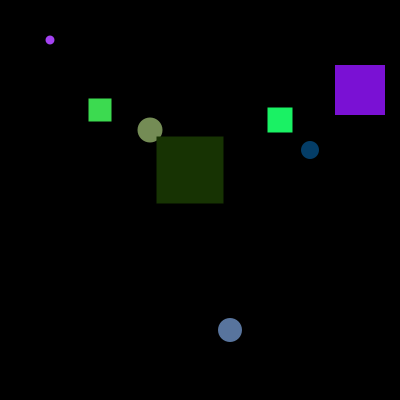
Frame 1 (no input)
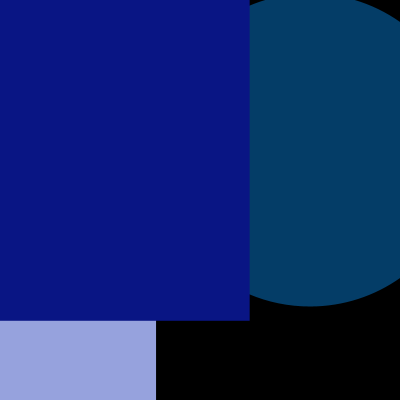
Frame 60 (the mouse pressed at the canvas centre just before this capture)
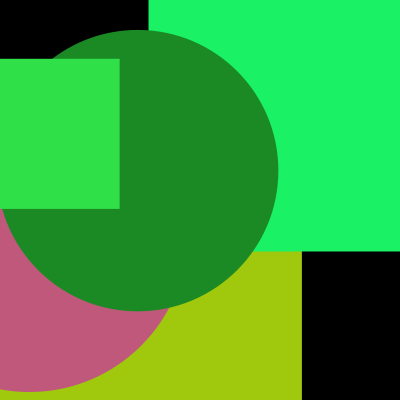
Frame 120 (the mouse held since frame 60 and released just before this capture)

The Processing sketch that drew these frames (run headless with seeded random() and noise(); from frame 60 on, the mouse is pressed at the canvas centre):

// Processing sketch: processing_137796
// ── processing_137796.pde

// ICE #12 
/*
  Problem:
   -  Parallel Arrays -- grow each figure's dimval by its deltaDimVal 
         until it is larger than the screen.
   -  When the dimValue is too big,  reset its dimVal to zero, and
   -  assign random valiues to the figure's colorVal, xVal, yVal 
        and deltaDimValue array elements.
   -  Figures with odd array indexes must be rectangles.
   -  Figures with even arra indexes must be circles.
 */

  // x coordinates for figures
float  [ ] xVals   = {  50, 100, 150, 190, 230, 280, 310, 360 };
  // y coordinates for figures
float  [ ] yVals   = {  40, 110, 130, 170, 330, 120, 150,  90 };
  // sizes or dimensions for figures
float  [ ] dimVals = {   5,  15,  24,  54,  13,  23,  13,  41 };
  // amounts added to the sizes or dimensions for each frame
float  [ ] deltaDimVals = { 4, 8, 1, 13, 11, 2, 5, 9 };
  // colors of figures
color  [ ] colorVals = { color( random(255), random(255), random(255) ),
                         color( random(255), random(255), random(255) ),
                         color( random(255), random(255), random(255) ),
                         color( random(255), random(255), random(255) ),
                         color( random(255), random(255), random(255) ),
                         color( random(255), random(255), random(255) ),
                         color( random(255), random(255), random(255) ),
                         color( random(255), random(255), random(255) )
                       };


void setup( )
{
  size( 400, 400 );
  noStroke( );
  rectMode( CENTER );
  frameRate( 24 );
  smooth( );
}

void draw( )
{
   background( 0 );
   growFigures( );
   drawFigures( ); 
}

void growFigures( )
{  
  for ( int i=0; i < xVals.length; i ++)
 {
   dimVals[i] += deltaDimVals[i];
   if (dimVals[i] > width)
   {
     dimVals[i] = (random(400));
     xVals[i] = (random(400));
     yVals[i] = (random(400));
     deltaDimVals[i] =   (random(30));
     colorVals[i] = color( random(255), random(255), random(255) );
   }
 }
}

void drawFigures( )
{
  for ( int i=0; i < xVals.length; i ++)
 {
   fill (colorVals[i]);      
   if (i%2==0)
   ellipse ( xVals[i], yVals[i], dimVals[i], dimVals[i]);  
   else
   rect ( xVals[i], yVals[i], dimVals[i], dimVals[i]);
 }  
}
